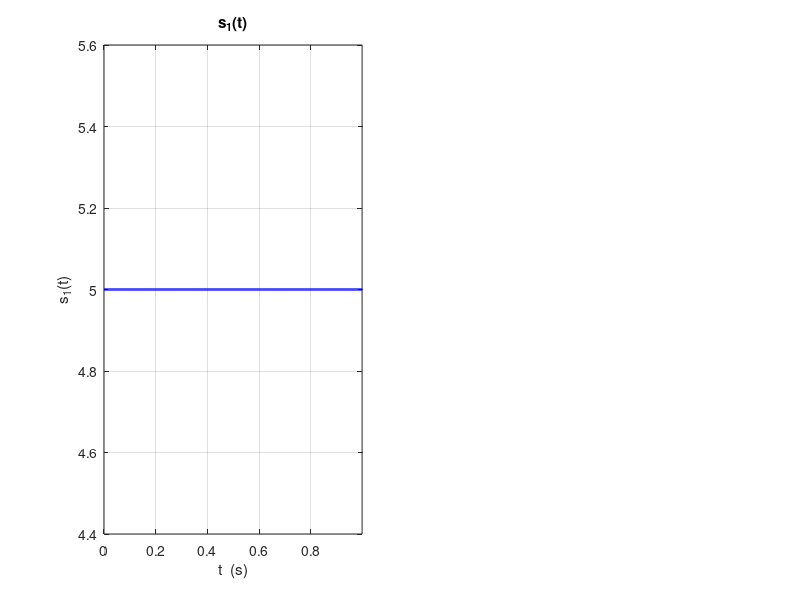

MATLAB code to generate this figure: (Note: this script raises an error after producing the figure.)
clc; clear; close all;
%% ----------------------------------------------------------------
%  STEP 1: User inputs – amplitude matrix & time setup
Tb = 1;     
dt = 0.001; 
fprintf('Enter the signal matrix S.\n');
fprintf('  - Each ROW    = one signal\n');
fprintf('  - Each COLUMN = amplitude for one time slot of duration Tb = %g s\n', Tb);
fprintf('  - Signals can have different lengths (different number of columns)\n');
fprintf('  - Use 0 to pad slots where the signal is zero\n');
fprintf('Example:  [2 -1 -1 -1 ; -2 1 1 0 ; 0 2 2 -2 ; 1 -2 -2 2]\n\n');

S_amp = input('S = ');       

M         = size(S_amp, 1);    % number of signals
num_slots = size(S_amp, 2);    % number of time slots (matrix width)
T_total   = num_slots * Tb;    % total duration

t = 0 : dt : T_total - dt;    % common time axis
L = length(t);

% Build continuous signals from amplitude rows
signals      = zeros(M, L);
signal_names = cell(1, M);

for m = 1 : M
    for k = 1 : num_slots
        t_start = (k-1) * Tb;
        t_end   =  k    * Tb;
        signals(m, :) = signals(m, :) + S_amp(m, k) * (t >= t_start & t < t_end);
    end
    signal_names{m} = sprintf('s_%d(t)', m);
end
%% ----------------------------------------------------------------
%  STEP 2: Gram-Schmidt – produce orthonormal basis functions
basis_raw = zeros(M, L);
N         = 0;

for m = 1 : M

    v = signals(m, :);

    for n = 1 : N
        inner = trapz(v .* basis_raw(n,:)) * dt;
        v     = v - inner * basis_raw(n,:);
    end

    E_v = trapz(v .* v) * dt;

    if E_v > 1e-8
        N = N + 1;
        basis_raw(N, :) = v / sqrt(E_v);
    end

end

basis = basis_raw(1:N, :);

fprintf('\nM = %d signals   ->   N = %d basis functions\n', M, N);
%% ----------------------------------------------------------------
%  STEP 3: Constellation coordinates  c_mn

coords = zeros(M, N);

for m = 1 : M
    for n = 1 : N
        coords(m, n) = trapz(signals(m,:) .* basis(n,:)) * dt;
    end
end
%% ----------------------------------------------------------------
%  STEP 4: Symbol energies  (Parseval verification)

E_symbol = zeros(1, M);
E_direct = zeros(1, M);

for m = 1 : M
    E_symbol(m) = sum( coords(m,:).^2 );
    E_direct(m) = trapz(signals(m,:).^2) * dt;
end

fprintf('\n  Symbol energies (Parseval = direct integration):\n');
for m = 1 : M
    fprintf('    %s :  E_parseval = %7.4f   |   E_direct = %7.4f\n', ...
            signal_names{m}, E_symbol(m), E_direct(m));
end
%% ----------------------------------------------------------------
%  STEP 5: PLOT – Input Signals
figure('Name', 'Input Signals', 'NumberTitle','off', 'Color',[1 1 1]);

rows_plot = ceil(M / 2);
cols_plot = 2;

for m = 1 : M
    subplot(rows_plot, cols_plot, m);
    plot(t, signals(m,:), 'b', 'LineWidth', 2);
    xlabel('t  (s)');
    ylabel(signal_names{m});
    title(signal_names{m}, 'Interpreter','tex');
    grid on;
    xlim([t(1)  t(end)]);
    yline(0, 'k--', 'LineWidth', 0.8);
end

sgtitle(sprintf('Input Signals  (M = %d)', M), ...
        'FontSize', 13, 'FontWeight','bold');
%% ----------------------------------------------------------------
%  STEP 6: PLOT – Basis Functions

figure('Name', 'Basis Functions', 'NumberTitle','off', 'Color',[1 1 1]);

rows_b = ceil(N / 2);
cols_b = min(N, 2);

for n = 1 : N
    subplot(rows_b, cols_b, n);
    plot(t, basis(n,:), 'r', 'LineWidth', 2);
    xlabel('t  (s)');
    ylabel(sprintf('\\phi_%d(t)', n), 'Interpreter','tex');
    title(sprintf('Basis function  \\phi_%d(t)', n), 'Interpreter','tex');
    grid on;
    xlim([t(1)  t(end)]);
    yline(0, 'k--', 'LineWidth', 0.8);
end

sgtitle(sprintf('Gram-Schmidt Basis Functions  (N = %d)', N),'FontSize', 13, 'FontWeight','bold');
%% ----------------------------------------------------------------
%  STEP 7: PLOT – Constellation Diagram

figure('Name', 'Constellation Diagram', 'NumberTitle','off', 'Color',[1 1 1]);

colors_c = lines(M);

if N == 1
    hold on;
    for m = 1 : M
        scatter(coords(m,1), 0, 120, colors_c(m,:), 'filled');
        text(coords(m,1), 0.08, signal_names{m}, ...
             'HorizontalAlignment','center', 'FontSize', 10,'Interpreter','tex', 'Color', colors_c(m,:));
    end
    xlabel('\phi_1  coordinate', 'Interpreter','tex');
    title('Constellation Diagram  (1-D)', 'FontSize', 12);
    ylim([-0.5  0.5]);
    yline(0,'k-');
    grid on;

elseif N == 2
    hold on;
    for m = 1 : M
        scatter(coords(m,1), coords(m,2), 120, colors_c(m,:), 'filled');
        text(coords(m,1) + 0.05, coords(m,2) + 0.05, signal_names{m}, ...
             'FontSize', 10, 'Interpreter','tex', 'Color', colors_c(m,:));
    end
    xlabel('\phi_1  coordinate', 'Interpreter','tex');
    ylabel('\phi_2  coordinate', 'Interpreter','tex');
    title('Constellation Diagram  (2-D)', 'FontSize', 12);
    grid on;
    xline(0,'k--'); yline(0,'k--');

else
    hold on;
    for m = 1 : M
        scatter3(coords(m,1), coords(m,2), coords(m,3),120, colors_c(m,:), 'filled');
        text(coords(m,1), coords(m,2), coords(m,3), ...
             ['  ' signal_names{m}], 'FontSize', 10,'Interpreter','tex', 'Color', colors_c(m,:));
    end
    xlabel('\phi_1', 'Interpreter','tex');
    ylabel('\phi_2', 'Interpreter','tex');
    zlabel('\phi_3', 'Interpreter','tex');
    title(sprintf('Constellation Diagram  (3-D, first 3 of %d dims)', N), ...
          'FontSize', 12);
    grid on;
    view(35, 25);
end

e_str = '';
for m = 1 : M
    e_str = [e_str  sprintf('%s: E = %.3f    ', signal_names{m}, E_symbol(m))]; %#ok<AGROW>
end
text(0.02, -0.09, e_str, 'Units','normalized', 'FontSize', 8,'Interpreter','tex', 'Color',[0.3 0.3 0.3]);
